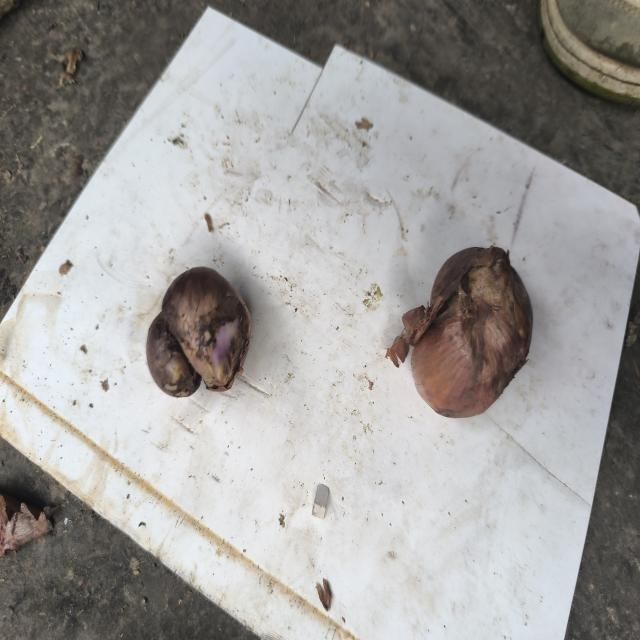
#> input picture Testing images/bad_onion.jpeg, 640 x 640 px
$ python -i preprocessor.py   (imports and definitions only)   (older library calls are emulated)
#> lines starting #> are read from the running program, lines starting #| are printed output that depends on the picture; after the words box and inside, x2 and y2 are one past the last pixel; in counts of white or black regions, pixels touching at a corner belong together
#> further down, picture is the input picture: shape (640, 640, 3); mean B, G, R 155.9, 157.8, 159.7
import cv2
import numpy as np
from typing import Dict, Any, List, Tuple


def analyze_surface_opencv(image_bgr: np.ndarray) -> Tuple[np.ndarray, Dict[str, Any], List[Dict[str, Any]]]:
    """
    OpenCV preprocessing & deterministic surface inspection:
    - Resizes image to 512x512 preserving context for analysis and 224x224 for MobileNetV2.
    - Applies CLAHE on L-channel (LAB) to normalize uneven field/mandi lighting.
    - Computes HSV hue/saturation distribution, dark-spot/lesion masks, edge/wrinkle variance,
      decay discoloration ratio, and primary contour shape regularity.
    """
    h, w = image_bgr.shape[:2]
#> h = 640; w = 640
    resized = cv2.resize(image_bgr, (512, 512), interpolation=cv2.INTER_AREA)

    # Lighting normalization via CLAHE on L channel
    lab = cv2.cvtColor(resized, cv2.COLOR_BGR2LAB)
#> lab: shape (512, 512, 3); mean of channels 0, 1, 2 163.6, 128.4, 129.5
    l_ch, a_ch, b_ch = cv2.split(lab)
    clahe = cv2.createCLAHE(clipLimit=2.0, tileGridSize=(8, 8))
    l_norm = clahe.apply(l_ch)
    norm_bgr = cv2.cvtColor(cv2.merge((l_norm, a_ch, b_ch)), cv2.COLOR_LAB2BGR)

    hsv = cv2.cvtColor(norm_bgr, cv2.COLOR_BGR2HSV)
#> hsv: shape (512, 512, 3); mean H, S, V 55.9, 19.2, 161.3
    hue, sat, val = cv2.split(hsv)
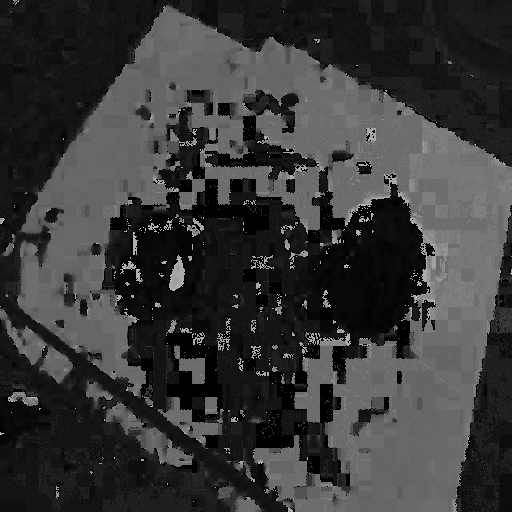
#> hue: shape (512, 512); min 0, max 179, mean 55.9

    # Foreground crop mask (exclude near-white or neutral flat background where possible)
    fg_mask = ((sat > 25) | (val < 235)).astype(np.uint8) * 255
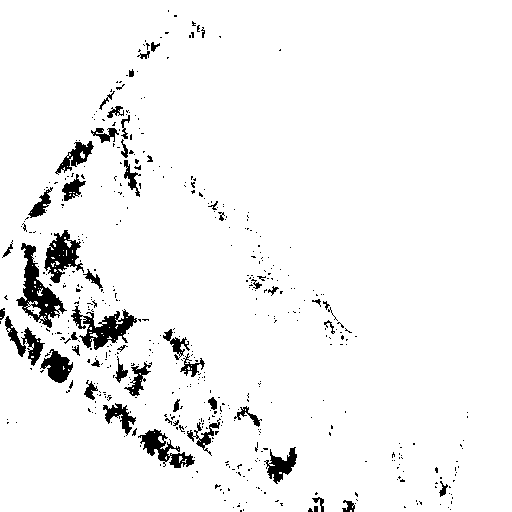
#> fg_mask: shape (512, 512); 95.2% white; 507 black regions (454 under 20 px), largest, box (x1, y1, x2, y2) and area: (16, 243, 67, 328) 1455, (71, 305, 137, 350) 1207, (44, 230, 84, 283) 996
    kernel = cv2.getStructuringElement(cv2.MORPH_ELLIPSE, (7, 7))
    fg_mask = cv2.morphologyEx(fg_mask, cv2.MORPH_CLOSE, kernel)
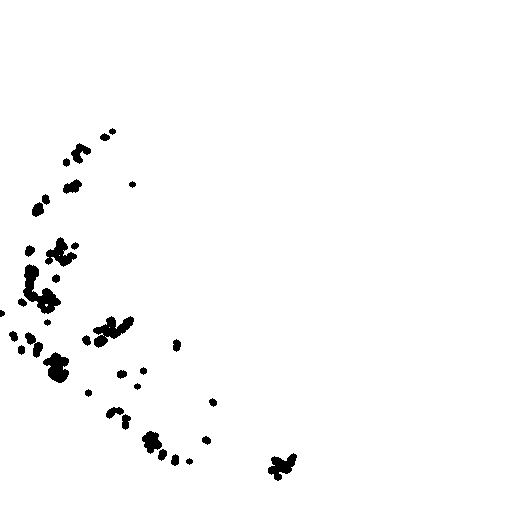
#> fg_mask: shape (512, 512); 98% white; 36 black regions, largest, box (x1, y1, x2, y2) and area: (23, 264, 61, 314) 790, (93, 316, 134, 348) 604, (43, 352, 69, 383) 510
    fg_area = int(np.count_nonzero(fg_mask)) or (512 * 512)
#> fg_area = 256856

    # Color uniformity (inverse normalized std of Hue/Saturation on foreground)
    fg_bool = fg_mask > 0
    hue_std = float(np.std(hue[fg_bool])) if np.any(fg_bool) else 0.0
#> hue_std = 46.67
    sat_mean = float(np.mean(sat[fg_bool])) if np.any(fg_bool) else 0.0
#> sat_mean = 19.41
    color_uniformity = max(0.0, min(1.0, 1.0 - (hue_std / 60.0)))
#> color_uniformity = 0.222

    # Dark spots / necrotic lesions: low value + high local contrast
    dark_spots = ((val < 65) & fg_bool).astype(np.uint8) * 255
#> dark_spots: shape (512, 512); 9.2% white; 507 white regions (408 under 20 px), largest, box (x1, y1, x2, y2) and area: (121, 216, 200, 315) 2608, (479, 209, 512, 392) 2141, (298, 33, 450, 127) 2013
    dark_spots = cv2.morphologyEx(dark_spots, cv2.MORPH_OPEN, np.ones((3, 3), np.uint8))
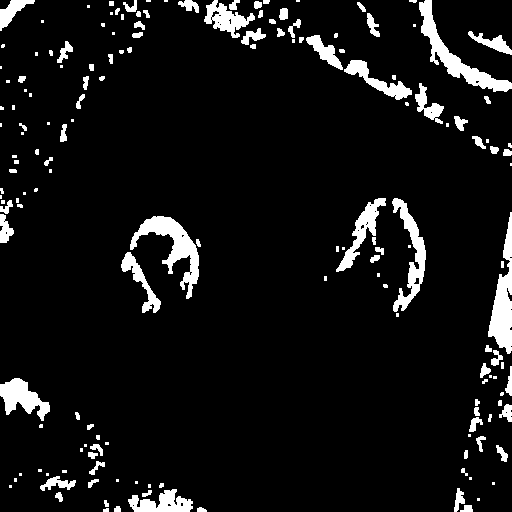
#> dark_spots: shape (512, 512); 7.4% white; 165 white regions (69 under 20 px), largest, box (x1, y1, x2, y2) and area: (130, 216, 199, 299) 1811, (419, 0, 512, 92) 1797, (488, 212, 512, 354) 1639
    spot_ratio = float(np.count_nonzero(dark_spots)) / fg_area
#> spot_ratio = 0.0758

    # Decay / mold discoloration: low saturation + dull/brownish-gray luminance inside foreground
    decay_mask = (((val < 85) & (sat < 60)) | ((hue >= 10) & (hue <= 28) & (val < 95))) & fg_bool
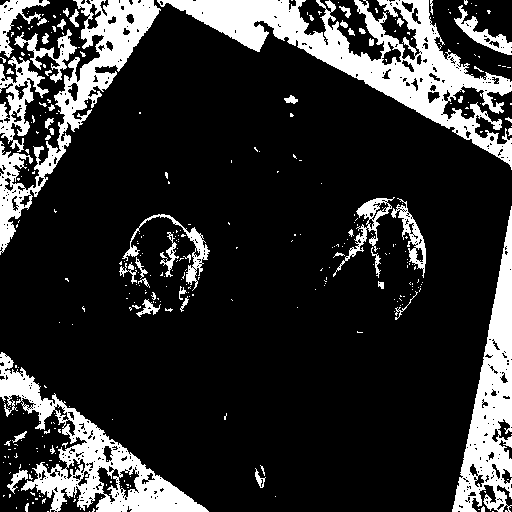
#> decay_mask: shape (512, 512) bool; 18.6% white; 340 white regions (286 under 20 px)
    decay_ratio = float(np.count_nonzero(decay_mask)) / fg_area
#> decay_ratio = 0.189

    # Wrinkle / shrivelling indicator via high-frequency Sobel gradient energy inside foreground
    gray = cv2.cvtColor(norm_bgr, cv2.COLOR_BGR2GRAY)
    sobelx = cv2.Sobel(gray, cv2.CV_64F, 1, 0, ksize=3)
    sobely = cv2.Sobel(gray, cv2.CV_64F, 0, 1, ksize=3)
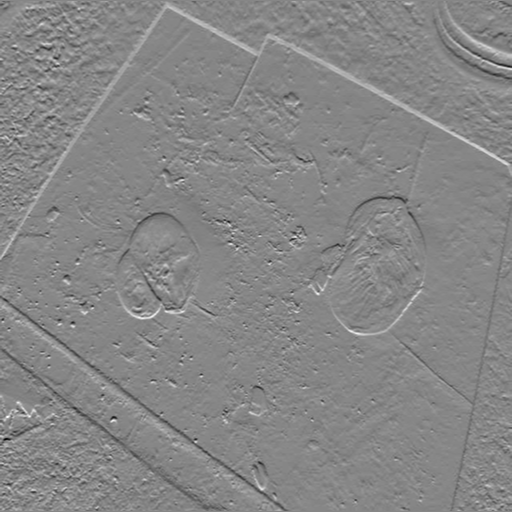
#> sobely: shape (512, 512) float64; min -651, max 584, mean 0.8; drawn with min black and max white
    grad_mag = np.sqrt(sobelx**2 + sobely**2)
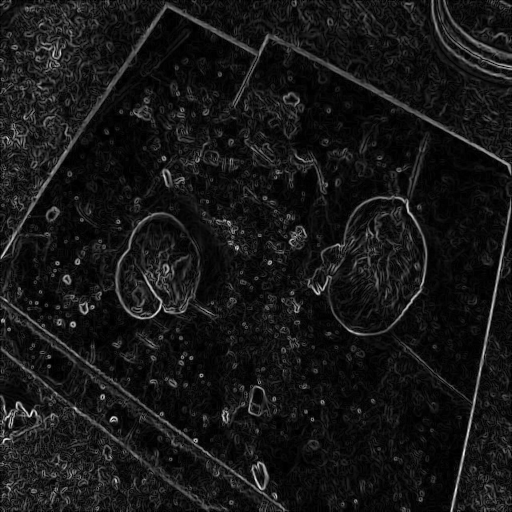
#> grad_mag: shape (512, 512) float64; min 0, max 727, mean 64.8; drawn with min black and max white
    wrinkle_energy = float(np.mean(grad_mag[fg_bool])) if np.any(fg_bool) else 0.0
#> wrinkle_energy = 65.7
    wrinkle_score = max(0.0, min(1.0, wrinkle_energy / 95.0))
#> wrinkle_score = 0.692

    # Sharpness check (Laplacian variance) for image quality warning
    lap_var = float(cv2.Laplacian(gray, cv2.CV_64F).var())
#> lap_var = 427.2

    # Shape regularity via primary foreground contour solidity
    contours, _ = cv2.findContours(fg_mask, cv2.RETR_EXTERNAL, cv2.CHAIN_APPROX_SIMPLE)
#> contours = 1 contour; box (x1, y1, x2, y2) and area: (0, 0, 512, 512) 261092
    shape_regularity = 0.85
    if contours:
        largest = max(contours, key=cv2.contourArea)
#> largest = contour of 14 points, box (x1, y1, x2, y2) (0, 0, 512, 512), area 261092
        area = cv2.contourArea(largest)
#> area = 261092
        hull = cv2.convexHull(largest)
#> hull = [[511, 0], [511, 511], [0, 511], [0, 0]]
        hull_area = cv2.contourArea(hull)
#> hull_area = 261121
        if hull_area > 0:
            shape_regularity = float(min(1.0, area / hull_area))
#> shape_regularity = 1

    # Extract localized defect bounding boxes from spot contours
    defect_contours, _ = cv2.findContours(dark_spots, cv2.RETR_EXTERNAL, cv2.CHAIN_APPROX_SIMPLE)
#> defect_contours = 165 contours, 95 with area under 20; largest, box (x1, y1, x2, y2) and area: (130, 216, 199, 299) 1643, (419, 0, 512, 92) 1636, (488, 212, 512, 354) 1473, (392, 198, 426, 312) 1190, (0, 378, 50, 421) 1006
    cv_defects: List[Dict[str, Any]] = []
    for cnt in defect_contours:
        c_area = cv2.contourArea(cnt)
        if c_area < 45:
            continue
        x, y, bw, bh = cv2.boundingRect(cnt)
        rel_area = c_area / fg_area
        severity = "high" if rel_area > 0.04 else ("moderate" if rel_area > 0.01 else "low")
        cv_defects.append({
            "defect_type": "Surface spot / blemish (OpenCV luminance anomaly)",
            "severity": severity,
            "confidence": None,  # Heuristic detection; not a trained YOLO probability
            "bbox_xyxy": [round(x / 512, 4), round(y / 512, 4), round((x + bw) / 512, 4), round((y + bh) / 512, 4)],
            "detector_source": "opencv_contour",
        })
#> this loop made 165 passes
#> c_area on passes 2, 3, 7: 27, 25, 38.5
#> after the loop, cv_defects = 39 items

    metrics = {
        "original_resolution": [w, h],
        "laplacian_sharpness": round(lap_var, 2),
        "blur_warning": lap_var < 50.0,
        "mean_hue": round(float(np.mean(hue[fg_bool])) if np.any(fg_bool) else 0.0, 2),
        "mean_saturation": round(sat_mean, 2),
        "color_uniformity_score": round(color_uniformity, 3),
        "surface_defect_ratio": round(spot_ratio, 4),
        "decay_indicator_score": round(min(1.0, decay_ratio * 2.5), 3),
        "wrinkle_texture_score": round(wrinkle_score, 3),
        "shape_regularity_score": round(shape_regularity, 3),
    }

    cnn_input = cv2.resize(norm_bgr, (224, 224), interpolation=cv2.INTER_AREA)
    return cnn_input, metrics, cv_defects

>>> import cv2
>>> picture = cv2.imread('../Testing images/bad_onion.jpeg')
>>> result = analyze_surface_opencv(picture)

$ run again, on Testing images/bad_tomato.jpeg
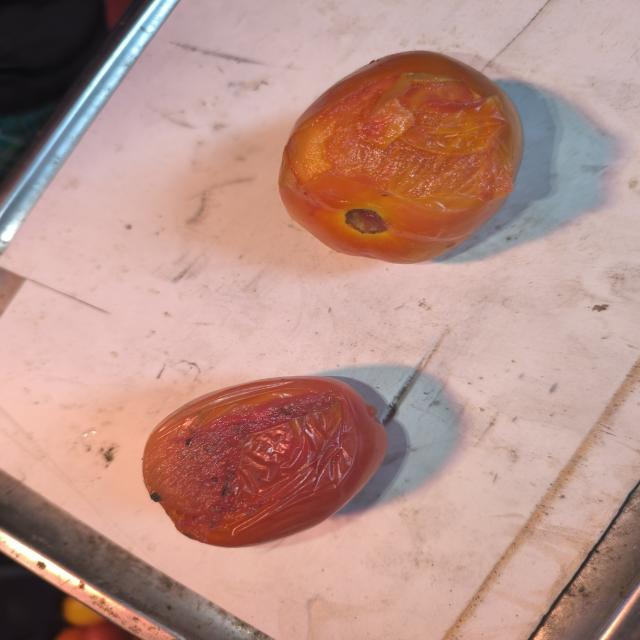
#> input picture Testing images/bad_tomato.jpeg, 640 x 640 px
#> picture is the input picture: shape (640, 640, 3); mean B, G, R 135.3, 144.5, 182.8
#> lab: shape (512, 512, 3); mean of channels 0, 1, 2 160.8, 141.8, 139.1
#> hsv: shape (512, 512, 3); mean H, S, V 37.3, 75.7, 184
#> in analyze_surface_opencv, `fg_mask = cv2.morphologyEx(fg_mask, cv2.MORPH_CLOSE, kernel)`:
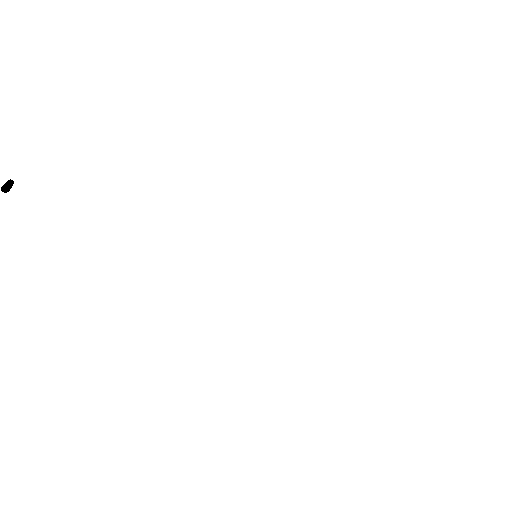
#> fg_mask: shape (512, 512); 100% white; 1 black region, box (x1, y1, x2, y2) and area: (1, 179, 14, 193) 108
#> fg_area = 262036
#> hue_std = 60.27
#> sat_mean = 75.69
#> color_uniformity = 0
#> spot_ratio = 0.0508
#> decay_mask: shape (512, 512) bool; 4.9% white; 214 white regions (180 under 20 px)
#> decay_ratio = 0.0488
#> in analyze_surface_opencv, `grad_mag = np.sqrt(sobelx**2 + sobely**2)`:
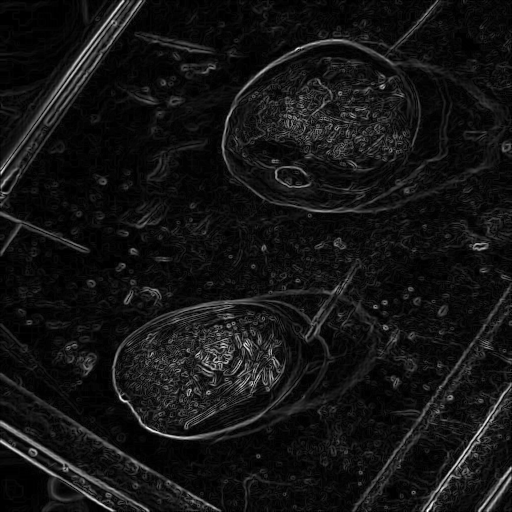
#> grad_mag: shape (512, 512) float64; min 0, max 638.2, mean 50.7; drawn with min black and max white
#> wrinkle_energy = 50.7
#> wrinkle_score = 0.534
#> lap_var = 333.5
#> contours = [[[0, 0], [0, 511], [511, 511], [511, 0]]]
#> largest = [[0, 0], [0, 511], [511, 511], [511, 0]]
#> area = 261121
#> hull = [[511, 0], [511, 511], [0, 511], [0, 0]]
#> hull_area = 261121
#> shape_regularity = 1
#> defect_contours = 22 contours, 11 with area under 20; largest, box (x1, y1, x2, y2) and area: (0, 0, 100, 155) 7866, (0, 443, 56, 512) 2609, (0, 402, 77, 464) 703, (92, 473, 168, 512) 456, (492, 483, 512, 512) 277
#> the loop in analyze_surface_opencv, `for cnt in defect_contours:` made 22 passes
#> c_area on passes 9, 19: 30, 31
#> after the loop in analyze_surface_opencv, `for cnt in defect_contours:`: cv_defects = 9 items
